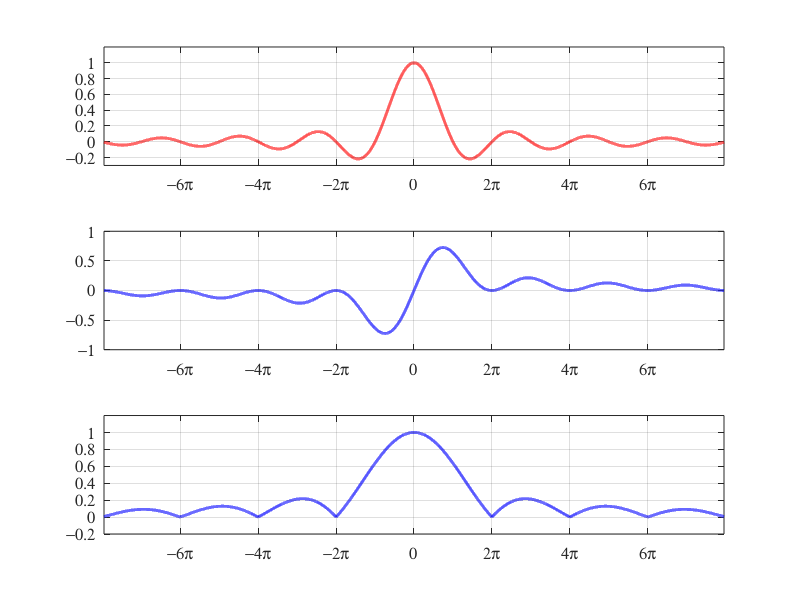

Write the MATLAB code that produced this figure.
% Графики функций A(w), B(w) и модуля S(w)
%-------------------------------------------
figure(1)
x = [-25:0.001:25];
y = sin(x)./x;

subplot(3,1,1)
plot(x,y,'r-','LineWidth',2)
set(gca, 'GridLineStyle', '-')
grid on
axis ([-25 25 -0.3 1.2])
set(gca, 'FontName', 'Standard Symbols L')
set(gca, 'XTick', (-8*pi:2*pi:8*pi),...
    'XTickLabel', '-8p|-6p|-4p|-2p|0|2p|4p|6p|8p', 'FontSize', 12)
%-------------------------------------------
y = sin(x/2)./(x/2).*sin(x/2);
subplot(3,1,2)
plot(x,y,'b-','LineWidth',2)
set(gca, 'GridLineStyle', '-')
grid on
axis ([-25 25 -1 1])
set(gca, 'FontName', 'Standard Symbols L')
set(gca, 'XTick', (-8*pi:2*pi:8*pi),...
    'XTickLabel', '-8p|-6p|-4p|-2p|0|2p|4p|6p|8p', 'FontSize', 12)
%-------------------------------------------
y = abs(sin(x/2)./(x/2));
subplot(3,1,3)
plot(x,y,'b-','LineWidth',2)
set(gca, 'GridLineStyle', '-')
grid on
axis ([-25 25 -0.2 1.2])
set(gca, 'FontName', 'Standard Symbols L')
set(gca, 'XTick', (-8*pi:2*pi:8*pi),...
    'XTickLabel', '-8p|-6p|-4p|-2p|0|2p|4p|6p|8p', 'FontSize', 12)
